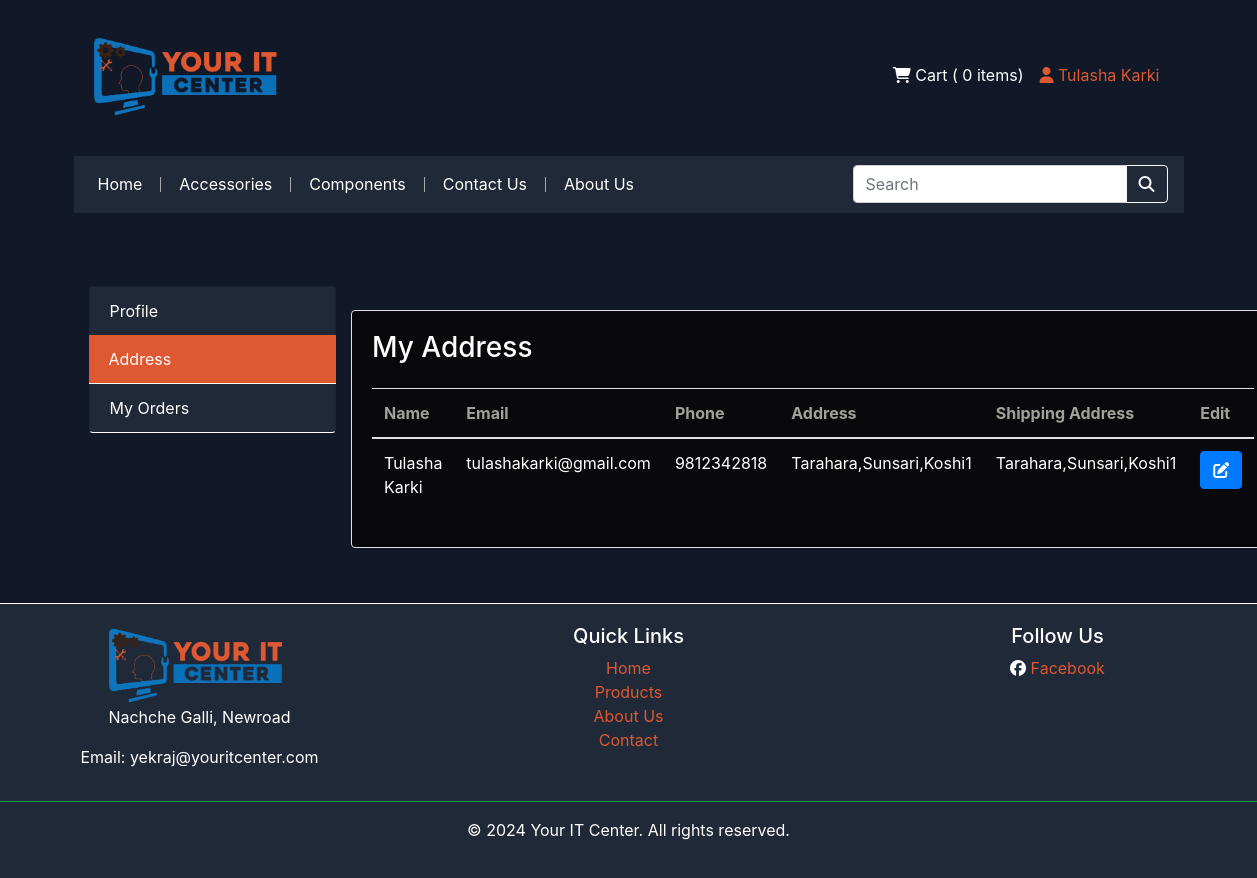
Screenshot of /YourITCenter/address.php (signed in) with the database file from the repository.
### tables this page shows
CREATE TABLE `customers` (
  `customer_id` int(11) NOT NULL,
  `user_id` int(11) DEFAULT NULL,
  `name` varchar(255) NOT NULL,
  `email` varchar(255) NOT NULL,
  `phone` varchar(20) DEFAULT NULL,
  `address` varchar(255) DEFAULT NULL,
  `shipping_address` varchar(255) DEFAULT NULL
);

### YourITCenter/profile/addressnav.php (the view, shortened to what this page needs)
<?php
require_once("db/dbconnect.php");
$user_id = $_SESSION['user_id'];
$stmt = $conn->prepare("SELECT * FROM customers WHERE user_id=?");
$stmt->bind_param("i", $user_id);
$stmt->execute();
$result = $stmt->get_result();
if ($result->num_rows > 0) {
    $row = $result->fetch_assoc();
    if ($row['phone'] === null || $row['address'] === null || $row['shipping_address'] === null) {
        echo '<div class="container mt-5">
            <div class="row">
                <div class="col-md-3">
                    <div class="list-group">
                        <a href="myprofile.php" class="list-group-item list-group-item-action custom-list">Profile</a>
                        <a href="address.php" class="list-group-item list-group-item-action custom-list active">Address</a>
                        <a href="myorders.php" class="list-group-item list-group-item-action custom-list">My Orders</a>
                    </div>
                </div>
                <div class="col-md-9">
                    <div id="address" class="mb-5">
                        <h3>Address Book</h3>
                        <form action="profile/db/addressdb.php" method="POST">
                            <div class="form-group">
                                <label for="phone">Phone</label>
                                <input type="text" class="form-control" name="phone" placeholder="Enter your phone number">
                            </div>
                            <div class="form-group">
                                <label for="province">Province</label>
                                <input type="text" class="form-control" name="province" placeholder="Enter your province">
                            </div>
                            <div class="form-group">
                                <label for="district">District</label>
                                <input type="text" class="form-control" name="district" placeholder="Enter your district">
                            </div>
                            <div class="form-group">
                                <label for="address">Address</label>
                                <input type="text" class="form-control" name="address" placeholder="Enter your address">
                            </div>
                            <h4>Shipping Address</h4>
                            <div class="form-group">
                                <label for="shippingProvince">Province</label>
                                <input type="text" class="form-control" name="shippingProvince"
                                    placeholder="Enter shipping province">
                            </div>
                            <div class="form-group">
                                <label for="shippingDistrict">District</label>
                                <input type="text" class="form-control" name="shippingDistrict"
                                    placeholder="Enter shipping district">
                            </div>
                            <div class="form-group">
                                <label for="shippingAddress">Address</label>
                                <input type="text" class="form-control" name="shippingAddress"
                                    placeholder="Enter shipping address">
                            </div>
                            <button type="submit" class="btn btn-primary">Save Address</button>
                        </form>
                    </div>
                </div>
            </div>
        </div>';
    } else {
        echo '<div class="container mt-5">
            <div class="row">
                <div class="col-md-3">
                    <div class="list-group">
                        <a href="myprofile.php" class="list-group-item list-group-item-action custom-list">Profile</a>
                        <a href="address.php" class="list-group-item list-group-item-action custom-list active">Address</a>
                        <a href="myorders.php" class="list-group-item list-group-item-action custom-list">My Orders</a>
                    </div>
                </div>
                <div class="col-md-9">';
        echo '
                    <div class="row mt-4">
                      <div class="col-md-16">
                        <div class="card border" style="background-color: #09090b; border: 1px solid #FFFFFF;">
                          <div class="card-body">
                            <h3 class="text-white mb-4">My Address</h3>
                            <div class="table-responsive">
                              <table class="table table-hover">
                                <thead>
                                  <tr>
                                    <th style="color:#a1a19b;">Name</th>
                                    <th style="color:#a1a19b;">Email</th>
                                    <th style="color:#a1a19b;">Phone</th>
                                    <th style="color:#a1a19b;">Address</th>
                                    <th style="color:#a1a19b;">Shipping Address</th>
                                    <th style="color:#a1a19b;">Edit</th>
                                  </tr>
                                </thead>
                                <tbody>
                                  <tr>
                                    <td class="text-white">'.$row['name'].'</td>
                                    <td class="text-white">'.$row['email'].'</td>
                                    <td class="text-white">'.$row['phone'].'</td>
                                    <td class="text-white">'.$row['address'].'</td>
                                    <td class="text-white">'.$row['shipping_address'].'</td>
                                    <td>
                                    <a href="editaddress.php">
                                      <button class="btn btn-primary me-2">
                                        <i class="fas fa-edit"></i>
                                      </button>
                                      </a>
                                    </td>
                                  </tr>
                                </tbody>
                              </table>
                            </div>
                          </div>
                        </div>
                      </div>
                    </div>
                    ';
        echo '</div>
            </div>
        </div>';
    }
} else {
    echo "No data found";
}
?>

### YourITCenter/styles.css (style rules this page uses)
body { background-color: #111827; color: #fff; overflow-x: hidden; }
.custom-list { background-color: #1f2937; color: #fff; border-bottom: 1px solid #fff; }

### YourITCenter/address.php (style rules this page uses)
.active { background-color: #de5832 !important; border-bottom: 1px solid #fff !important; border-top: #16a34a !important; border-left: #16a34a !important; border-right: #16a34a !important; }

### rows the page displays
customers: name "Tulasha Karki", email "tulashakarki@gmail.com", phone "9812342818", address "Tarahara,Sunsari,Koshi1", shipping_address "Tarahara,Sunsari,Koshi1"

### other values shown
$_SESSION['full_name'] "Tulasha Karki"
